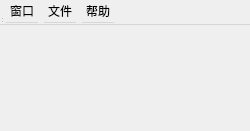
<?xml version="1.0" encoding="UTF-8"?>
<ui version="4.0">
 <class>TimeTableQtClass</class>
 <widget class="QWidget" name="TimeTableQtClass">
  <property name="geometry">
   <rect>
    <x>0</x>
    <y>0</y>
    <width>250</width>
    <height>131</height>
   </rect>
  </property>
  <property name="minimumSize">
   <size>
    <width>0</width>
    <height>0</height>
   </size>
  </property>
  <property name="maximumSize">
   <size>
    <width>16777215</width>
    <height>16777215</height>
   </size>
  </property>
  <property name="windowTitle">
   <string>TimeTable</string>
  </property>
  <property name="windowIcon">
   <iconset resource="TimeTableQt.qrc">
    <normaloff>:/TimeTableQt/123.ico</normaloff>:/TimeTableQt/123.ico</iconset>
  </property>
  <widget class="QWidget" name="centralwidget" native="true">
   <property name="geometry">
    <rect>
     <x>0</x>
     <y>0</y>
     <width>100</width>
     <height>30</height>
    </rect>
   </property>
  </widget>
  <widget class="QMenuBar" name="menubar">
   <property name="geometry">
    <rect>
     <x>0</x>
     <y>0</y>
     <width>250</width>
     <height>25</height>
    </rect>
   </property>
   <property name="minimumSize">
    <size>
     <width>250</width>
     <height>0</height>
    </size>
   </property>
   <widget class="QMenu" name="menufiles">
    <property name="title">
     <string>文件</string>
    </property>
    <addaction name="actioninport"/>
    <addaction name="actionChangeConfig"/>
    <addaction name="actionSettings"/>
    <addaction name="separator"/>
    <addaction name="actionshowall"/>
   </widget>
   <widget class="QMenu" name="menuhelp">
    <property name="title">
     <string>帮助</string>
    </property>
    <addaction name="actionabout"/>
   </widget>
   <widget class="QMenu" name="menuwindow">
    <property name="title">
     <string>窗口</string>
    </property>
    <addaction name="actiontotop"/>
    <addaction name="actionminimize"/>
    <addaction name="separator"/>
    <addaction name="actionexit"/>
   </widget>
   <addaction name="menuwindow"/>
   <addaction name="menufiles"/>
   <addaction name="menuhelp"/>
  </widget>
  <widget class="QStatusBar" name="statusbar">
   <property name="geometry">
    <rect>
     <x>0</x>
     <y>0</y>
     <width>3</width>
     <height>24</height>
    </rect>
   </property>
  </widget>
  <action name="actionabout">
   <property name="text">
    <string>关于</string>
   </property>
  </action>
  <action name="actioninport">
   <property name="text">
    <string>从文件导入</string>
   </property>
  </action>
  <action name="actiontotop">
   <property name="checkable">
    <bool>true</bool>
   </property>
   <property name="checked">
    <bool>true</bool>
   </property>
   <property name="text">
    <string>窗口置顶</string>
   </property>
  </action>
  <action name="actionminimize">
   <property name="text">
    <string>最小化</string>
   </property>
  </action>
  <action name="actionshowall">
   <property name="text">
    <string>显示所有</string>
   </property>
  </action>
  <action name="actionmoreinfo">
   <property name="text">
    <string>更多信息</string>
   </property>
  </action>
  <action name="actionexit">
   <property name="text">
    <string>退出</string>
   </property>
  </action>
  <action name="actionChangeConfig">
   <property name="text">
    <string>更改配置文件</string>
   </property>
   <property name="iconText">
    <string>更改配置文件</string>
   </property>
  </action>
  <action name="actionSettings">
   <property name="text">
    <string>设置</string>
   </property>
  </action>
 </widget>
 <resources>
  <include location="TimeTableQt.qrc"/>
 </resources>
 <connections/>
</ui>
